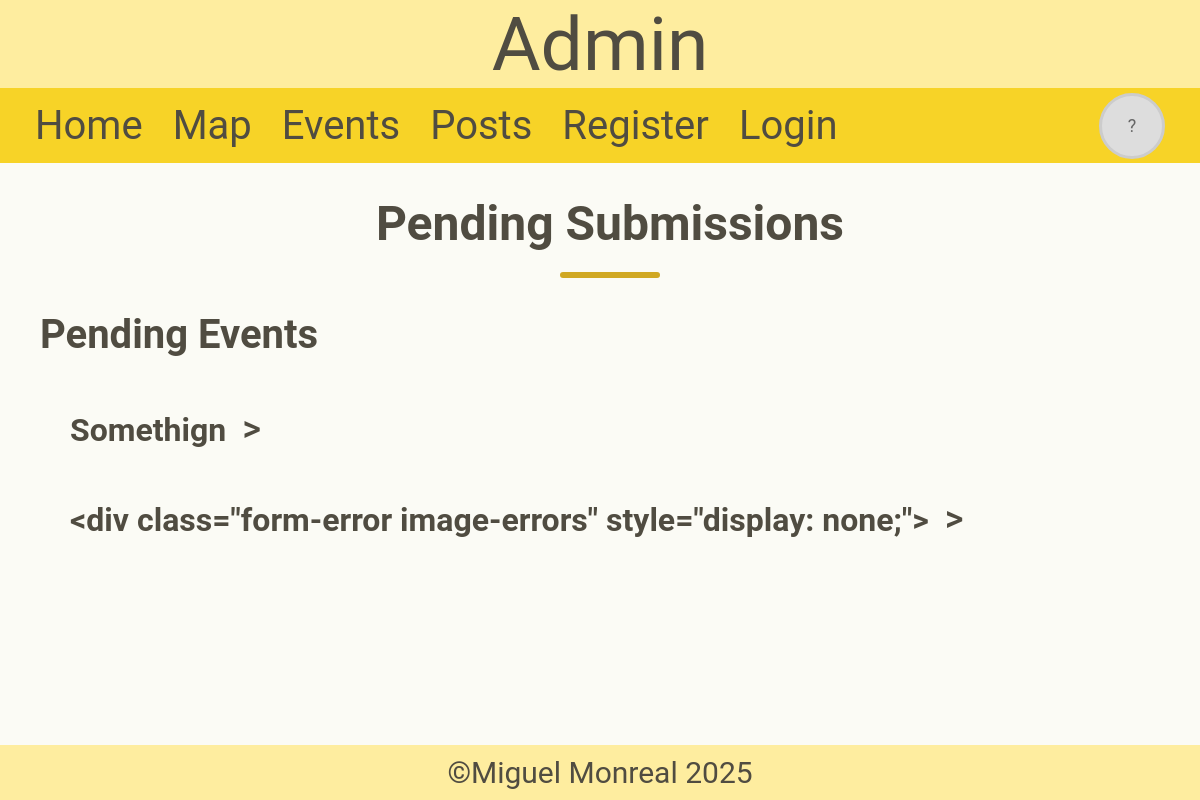
The page /admin on the database its author committed.
### tables this page shows
CREATE TABLE Event (id INTEGER PRIMARY KEY NOT NULL, name TEXT NOT NULL, post_date TEXT NOT NULL, start_date TEXT NOT NULL, end_date TEXT, description TEXT NOT NULL, full_description TEXT, location TEXT NOT NULL, account_id INTEGER REFERENCES Account (id) NOT NULL, start_time TEXT NOT NULL, end_time TEXT, image TEXT, pending INTEGER (1));

### app.py (the view)
@app.route("/admin")
def admin():
    con = sqlite3.connect("climbing.db")
    cur = con.cursor()
    cur.execute("""SELECT Route.id, Route.name, Location.name, GROUP_CONCAT(Type.name, ', '), Route.grade, Route.bolts FROM Route
                JOIN Location ON Route.location_id = Location.id
                JOIN Route_Type ON Route.id = Route_Type.route_id
                JOIN Type ON Type.id = Route_Type.type_id
                WHERE Route.pending = 1
                GROUP BY Route.id;""")
    routes = cur.fetchall() # Gets all pending routes and their information
    cur.execute("""SELECT Location.id, Location.name, Location.coordinates, Setting.name, Location.image FROM Location
                JOIN Setting ON Location.setting_id = Setting.id
                WHERE Location.pending = 1;""")
    results = cur.fetchall() # Gets all pending locations and their information
    locations = []
    for result in results:
        coords = result[2].replace(" ", ",")
        row = [result[0], result[1], coords, result[3], result[4]]
        locations.append(row)
    events = get_events(1)
    con.close()
    return render_template("admin.html", header="Admin", routes=routes, locations=locations, events=events)

### app.py (called while the page is built, shortened)
@app.context_processor
def inject_user():
    return {
        "user_id": session.get("user_id"),
        "username": session.get("username"),
        "profile_picture": session.get("profile_picture"),
        "permission_level": session.get("permission_level"),
        "display_name": session.get("display_name"),
        "date": session.get("date"),
    }

def get_events(pending):
    con = sqlite3.connect("climbing.db")
    con.row_factory = sqlite3.Row # Returns results as a dictionary to be accessed easier for me
    cur = con.cursor()
    cur.execute("""SELECT Event.id, Event.name, post_date, start_date, end_date, Event.description,
                location, Account.display_name, start_time, end_time, Event.pending, Event.image
                FROM Event
                JOIN Account ON Event.account_id = Account.id
                WHERE Event.pending = ?;""", (pending,))
    events = cur.fetchall()
    events = [dict(event) for event in events]
    con.close()
    return events

### templates/admin.html (shortened to what this page needs)
{% extends 'layout.html' %}
{% block content %}
    <h1>Pending Submissions</h1>
    <div class="divider"></div>
    <h2>Pending Events</h2>
    {% if events %}
        <div class="pending-submissions">
            {% for event in events %}
                <div class="pending-header">
                    <h4>{{ event["name"] }}</h4>
                    <button class="toggle-button" onclick="toggleInfo(this, 'block')" style="top: 15px;">></button>
                </div>
            {% endfor %}
        </div>
    {% else %}
        <p>No pending events</p>
    {% endif %}
{% endblock %}

### static/css/style.css (style rules this page uses)
:root { --color-cream: #FBFBF5; --color-sunshine: #FEED9F; --color-gold: #F7D327; --color-mustard: #D0A823; --color-charcoal: #504C41; --color-papyrus: #FFFBEA; }
* { font-family: "roboto"; color: var(--color-charcoal); }
body { margin: 0; font-size: 30px; background-color: var(--color-cream); display: flex; flex-direction: column; min-height: 100vh; }
h1 { font-size: 3rem; font-weight: 700; color: var(--color-charcoal); text-align: center; margin-bottom: 10px; }
h2 { font-size: 2.5rem; font-weight: 600; color: var(--color-charcoal); margin-bottom: 10px; }
h4 { font-size: 2rem; font-weight: 600; color: var(--color-charcoal); margin-bottom: 10px; }
.divider { height: 6px; width: 100px; background-color: var(--color-mustard); margin: 20px auto; border-radius: 5px; }
.toggle-button { position: relative; cursor: pointer; font-size: 1.2em; border: none; background: none; font-weight: 500; }
.pending-header { display: flex; align-items: center; gap: 10px; justify-content: flex-start; }
.pending-submissions { margin-left: 30px; }

### rows shown on the page
Event: name "Somethign"
Event: name "<div class=\"form-error image-errors\" style=\"display: none;\">"

### other values the page prints
{{ header }} "Admin"
